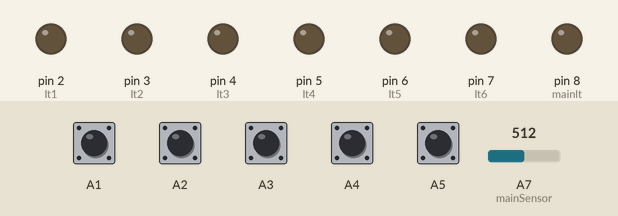
A sketch run on a simulated Arduino Nano, built with avr-gcc and run on an emulated ATmega328P. Parts: output pins drawn as LEDs (lit = HIGH). Inputs (shaded band) come from the test bench; at power-on: A1–5 HIGH, A7 (mainSensor) = 512. What the sketch prints to the serial monitor is not drawn.

Above: at 2.1 s.
2.2 s: A5 pulled LOW for 0.15 s
At 2.96 s:
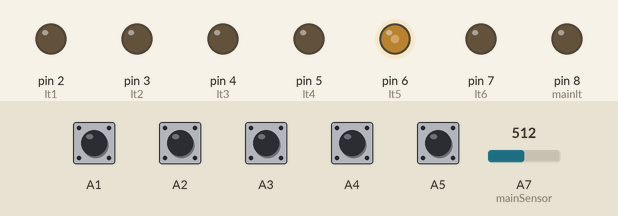
5.2 s: A7 (mainSensor) set to 544
At 5.67 s:
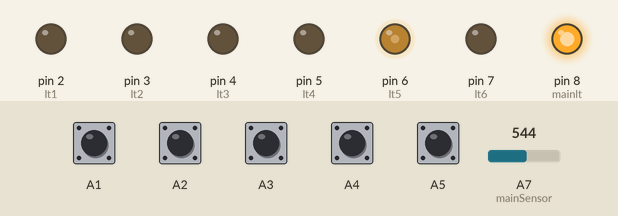
At 6.28 s:
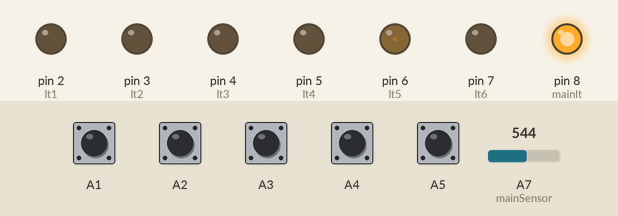
8.2 s: A2 pulled LOW for 0.15 s
11.2 s: A4 pulled LOW for 0.15 s
At 12.0 s:
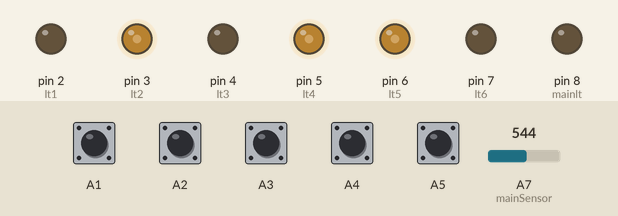
14.2 s: A2 pulled LOW for 1 s
17.2 s: A5 pulled LOW for 1 s
Timing chart, 0 to 21.2 s (numbered marks = the images above; inputs shaded):
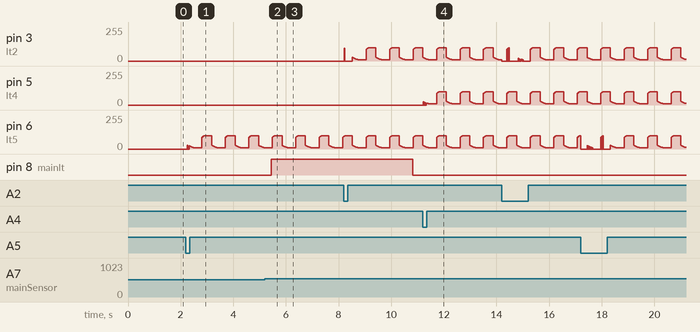

The sketch:

OfficeLight_home.ino
```cpp
/*--------------------------------------電容部分---------------------------------------*/
#include <CapacitiveSensor.h>
CapacitiveSensor cs_7_A1 = CapacitiveSensor(53, A1);
CapacitiveSensor cs_7_A2 = CapacitiveSensor(53, A2);
CapacitiveSensor cs_7_A3 = CapacitiveSensor(53, A3);
CapacitiveSensor cs_7_A4 = CapacitiveSensor(53, A4);
CapacitiveSensor cs_7_A5 = CapacitiveSensor(53, A5);
CapacitiveSensor cs_7_A6 = CapacitiveSensor(53, A6);
const int lt1 = 2, lt2 = 3, lt3 = 4, lt4 = 5, lt5 = 6, lt6 = 7;
int st1 = 0, st2 = 0, st3 = 0, st4 = 0, st5 = 0, st6 = 0; //st6是主燈
float curState = 0, brightness = 120;
int sence = 1;
unsigned int trigger;
/*--------------------------------------壓感部分---------------------------------------*/
unsigned int avrg = 0;
unsigned long pretime = 0, posttime = 0, plateposttime = 0;
const int mainSensor = A7, mainlt = 8, TIME_TO_TRIGGER = 10;
int loadcount = 0, empcount = 0, mainst= 0;//負重/空盤判定
float platebr = 255;
void setup() {
    Serial.begin(9600);
    pinMode(A1, INPUT); pinMode(A2, INPUT);pinMode(A3, INPUT);pinMode(A4, INPUT);pinMode(A5, INPUT);pinMode(A6, INPUT);pinMode(mainSensor, INPUT);
    pinMode(lt1, OUTPUT);pinMode(lt2, OUTPUT);pinMode(lt3, OUTPUT);pinMode(lt4, OUTPUT);pinMode(lt5, OUTPUT);pinMode(lt6, OUTPUT);pinMode(mainlt, OUTPUT);
    long cs = 0;
    unsigned int sum = 0;
    for(int x = 0; x < 50; x++){
    cs += cs_7_A1.capacitiveSensor(30);
    cs += cs_7_A2.capacitiveSensor(30);
    cs += cs_7_A3.capacitiveSensor(30);
    cs += cs_7_A4.capacitiveSensor(30);
    cs += cs_7_A5.capacitiveSensor(30);
    cs += cs_7_A6.capacitiveSensor(30);
    sum += analogRead(mainSensor);
    Serial.println("/");
    }
    avrg = sum/50; Serial.print("環境值: "); Serial.println(avrg);
    trigger = cs/300+300; Serial.print("trigger: "); Serial.println(trigger);
}

void loop() {
  /*--------------------------------------電容部分---------------------------------------*/
  // 更新sensor:
  switch(sence){
  case 1:
      st1 = (st1 ^ CSread(cs_7_A1)); sence = 2;/*Serial.println("1")*/; break;
  case 2:
      st2 = (st2 ^ CSread(cs_7_A2)); sence = 3; /*Serial.println("2")*/; break;
  case 3:
      st3 = (st3 ^ CSread(cs_7_A3)); sence = 4; /*Serial.println("3")*/; break;
  case 4:
      st4 = (st4 ^ CSread(cs_7_A4)); sence = 5; /*Serial.println("4")*/; break;
  case 5:
      st5 = (st5 ^ CSread(cs_7_A5)); sence = 6; /*Serial.println("5")*/; break;
  case 6:
      st6 = (st6 ^ CSread(cs_7_A6)); sence = 1; /*Serial.println("6")*/; break;
  }
  /*--------------------------------------壓感部分---------------------------------------*/
  int ang = analogRead(mainSensor);
  //Serial.println(ang);
  if( ang > avrg+15){ pretime = millis(); loadcount++; }
  if(ang < avrg+5){ pretime = millis(); empcount++; }
  if((pretime-posttime)>=150){
    if (loadcount >= TIME_TO_TRIGGER) { mainst = 1; }
    if (empcount >= TIME_TO_TRIGGER) { mainst = 0; }
    loadcount = 0;  empcount = 0;  posttime = pretime;
  }
  if(mainst == 1){
//    Serial.print( millis()); Serial.print( "  "); Serial.println( plateposttime);
    if((millis()-plateposttime) >= 5000){
      platebr += (100 - platebr) * 0.015;
      if(platebr<105) plateposttime = millis();
    }
    analogWrite(mainlt, platebr);
  }else{
    plateposttime = millis();
    analogWrite(mainlt, 0);
    platebr = 255;
  }

  if(st1|| st2 || st3 || st4 || st5 || st6){
        curState += (brightness - curState) * 0.015;
        if(curState >= 100) brightness = 0;
        if(curState <= 10)  brightness = 120;
  }
  analogWrite(lt1, curState * st1);
  analogWrite(lt2, curState * st2);
  analogWrite(lt3, curState * st3);
  analogWrite(lt4, curState * st4);
  analogWrite(lt5, curState * st5);
  analogWrite(lt6, curState * st6);
}
bool CSread(CapacitiveSensor &capaSence) {
  long cs = capaSence.capacitiveSensor(30); //a: Sensor resolution is set to 80
  if (cs>= trigger) //c: This value is the threshold, a High value means it takes longer to trigger
  {
      capaSence.reset_CS_AutoCal(); //Stops readings
      return(1);
  }
  return(0);
}
```

Measured:
- the behaviour switches between 527 and 528 on A7 (mainSensor) (found by bisection; images 1 and 2)
- after the input at 5.2 s, pin 8 (mainlt): LOW → HIGH after 0.23 s
